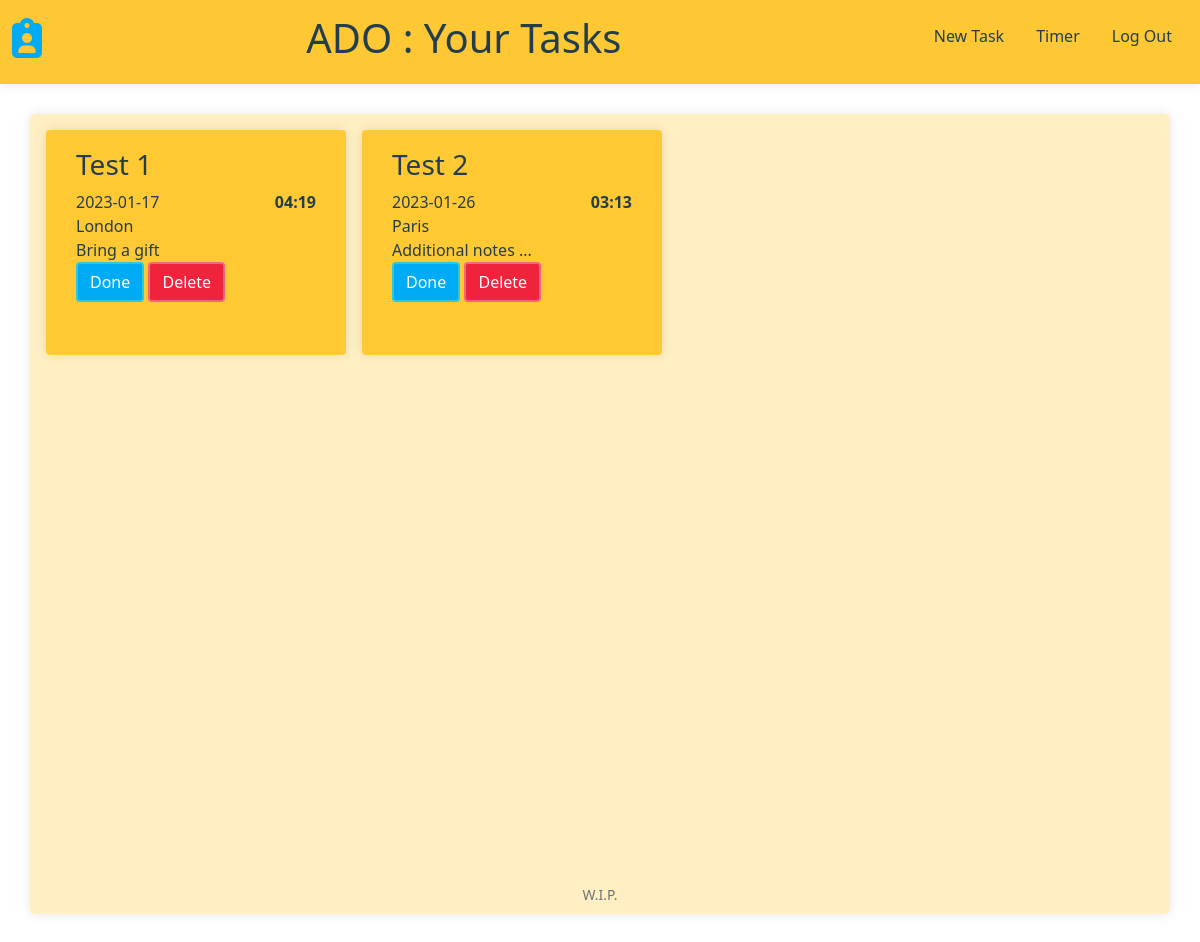
/ (signed in), run on the app's committed database.
### tables this page shows
CREATE TABLE tasks (
id INTEGER PRIMARY KEY AUTOINCREMENT NOT NULL,
task_head TEXT,
due DATETIME,
created_at DATETIME DEFAULT (datetime('now')),
notes TEXT,
user_id INTEGER,
location TEXT,
category TEXT,
time TIME,
complete BOOLEAN NOT NULL DEFAULT false,
updated_at DATETIME,
FOREIGN KEY (user_id) REFERENCES users(id));

### app.py (the view)
@app.route("/")
@login_required
def homepage():
    tasks = get_user_tasks(session["user_id"][0])
    return render_template("homepage.html", tasks=tasks)

### helpers.py (called while the page is built)
def login_required(f):
    @wraps(f)
    def decorated_function(*args, **kwargs):
        if session.get("user_id") is None:
            return redirect("/login")
        return f(*args, **kwargs)
    return decorated_function

def get_user_tasks(user_id):
    user_task_query = "SELECT * FROM tasks WHERE user_id = ?"
    cur = conn.cursor()
    cur.execute(user_task_query, (user_id,))
    task_response = cur.fetchall()
    tasks = []
    for task_entry in task_response:
        task = {}
        task["task_name"] = task_entry[1]
        task["task_due"] = task_entry[2]
        task["task_category"] = task_entry[7]
        task["task_time"] = task_entry[8]
        task["task_location"] = task_entry[6]
        task["task_notes"] = task_entry[4]
        task["task_created"] = task_entry[3]
        task["task_updated_at"] = task_entry[9]
        task["task_id"] = task_entry[0]
        if task_entry[10] == "0":
            task["task_completed"] = False
        else:
            task["task_completed"] = True
        tasks.append(task)
    return tasks

### templates/homepage.html (shortened to what this page needs)
{% extends "layout.html" %}  {% block title %} Your Tasks {% endblock %} {% block main %}
<div class="tasks-container">
  <div class="homepage-canvas">
    {% for task in tasks %}
    <div class="card-item" id="{{ task['task_id'] }}">
      <div>
        <h3>{{ task["task_name"].capitalize() }}</h3>
      </div>
      <div class="times">
        <p>{{ task["task_due"] }}</p>
        <p><strong>{{ task["task_time"] }}</strong></p>
      </div>
      <div>
        <p>{{ task["task_location"].capitalize() }}</p>
      </div>
      <div class="card-item-notes">
        <p>{{ task["task_notes"].capitalize() }}</p>
      </div>
      <div class="card-task-buttons">
        <button
          type="submit"
          class="btn primary-btn"
          id="done"
          value="{{ task['task_id'] }}"
        >
          Done
        </button>
        <button
          type="submit"
          class="btn button-warning"
          id="delete"
          value="{{ task['task_id'] }}"
        >
          Delete
        </button>
      </div>
    </div>
    {% endfor %}
  </div>
</div>
{% endblock %}

### templates/layout.html (shortened to what this page needs)
<!DOCTYPE html>
<html lang="en">
  <head>
    <link
      href="https://cdn.jsdelivr.net/npm/bootstrap@5.1.3/dist/css/bootstrap.min.css"
      rel="stylesheet"
    />
    <link href="/static/styles.css" rel="stylesheet" />
  </head>
  <body>
    <nav class="navbar">
      <div class="container-fluid">
        <a class="navbar-brand" href="/"
          ><i class="fa-solid fa-clipboard-user"></i
        ></a>
        <h1>ADO : {% block title %} {% endblock %}</h1>
        {% if session["user_id"] %}
        <ul class="nav-items">
          <li class="nav-item">
            <a class="nav-link" href="/newTask">New Task</a>
          </li>
          <li class="nav-item">
            <a class="nav-link" href="/pomodoroTimer">Timer</a>
          </li>
          <li class="nav-item">
            <a class="nav-link" href="/logout">Log Out</a>
          </li>
        </ul>
        {% else %}
        <ul class="navbar-nav me-auto mt-2">
          <li class="nav-item"><a class="nav-link" href="/login">Log In</a></li>
        </ul>
        {% endif %}
      </div>
    </nav>
    <main>{% block main %}{% endblock %}</main>
    <footer class="small text-center text-muted">W.I.P.</footer>
  </body>
</html>

### static/styles.css (style rules this page uses)
body { background-color: #FFFFFF; color: #233D4D; }
main { height: 100vh; }
.tasks-container { display: flex; justify-content: center; }
.primary-btn { background-color: #00ABF5; border-style: solid; border-width: 2px; border-color: #2BC9DE; color: white; }
.button-warning { background-color: #ef233c; border-style: solid; border-width: 2px; border-color: #F46778; color: white; }

### static/components/navbar.css (style rules this page uses)
.navbar { background-color: #fec834; box-shadow: 0px 0px 12px rgba(0, 0, 0, 0.1); }
.nav-link { color: #233d4d; margin-top: 4px; }
.navbar-brand { font-size: 40px; color: #00abf5; padding: 0px; margin-right: 0px; margin-bottom: 8px; }
.nav-items { display: flex; list-style: none; }

### static/components/cards.css (style rules this page uses)
.homepage-canvas { width: auto; height: 100%; min-height: 100vh; background-color: #FFEFC2; margin: 30px; padding: 16px; box-shadow: 0px 0px 12px rgba(0, 0, 0, 0.1); border-radius: 5px; display: grid; grid-template-columns: 1fr 1fr 1fr 1fr; grid-gap: 16px; }
@media (min-width: 576px) { .homepage-canvas { grid-template-columns: 1fr 1fr; } }
@media (min-width: 768px) { .homepage-canvas { grid-template-columns: 1fr 1fr; } }
@media (min-width: 992px) { .homepage-canvas { grid-template-columns: 1fr 1fr 1fr; } }
@media (min-width: 1200px) { .homepage-canvas { grid-template-columns: 1fr 1fr 1fr 1fr; } }
.card-item { background-color: #FFC933; padding: 18px 30px 30px 30px; margin-bottom: 15px; border-radius: 4px; width: 300px; height: 225px; box-shadow: 0px 0px 12px rgba(0, 0, 0, 0.1) }
.card-item p { margin: 0; }
.times { display: flex; justify-content: space-between; }

### data on the page
tasks: task_name "Test 1", task_due "2023-01-17", task_time "04:19", task_location "London", task_notes "Bring a gift", {{ task['task_id'] }} 1 (drawn)
tasks: task_name "Test 2", task_due "2023-01-26", task_time "03:13", task_location "Paris", task_notes "Additional notes ...", {{ task['task_id'] }} 2 (drawn)
